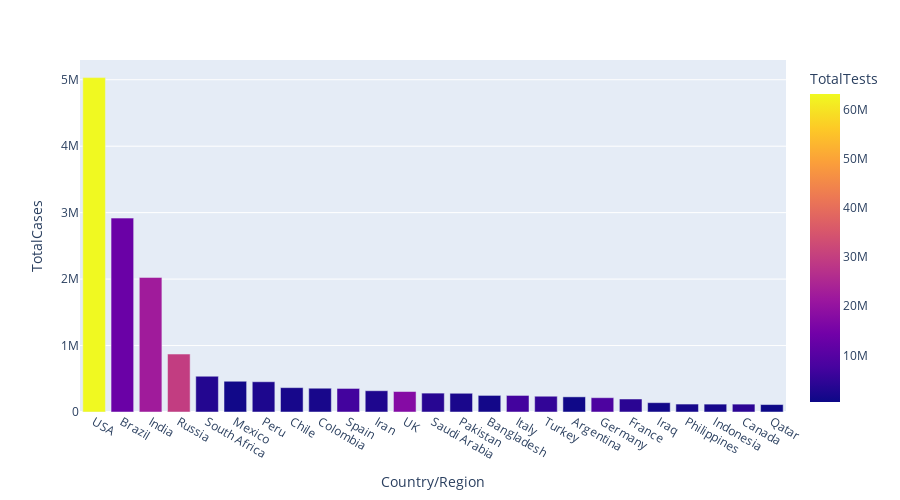

Notebook source saved alongside this figure:
### Markdown cell above
Plotting data of top 25 countries, with respect to Total cases reported. Color shows the total tests performed.

### Code cell
px.bar(covid_dataset.head(25),x='Country/Region',y='TotalCases',hover_data=['Country/Region', 'Continent'],color='TotalTests',height=500)

### Figure 1 — Plotly figure (JSON) as saved in the notebook; plotly's stock layout.template omitted (floating-point values rounded to 4 significant figures)
{"data": [{"alignmentgroup": "True", "customdata": [["North America"], ["South America"], ["Asia"], ["Europe"], ["Africa"], ["North America"], ["South America"], ["South America"], ["South America"], ["Europe"], ["Asia"], ["Europe"], ["Asia"], ["Asia"], ["Asia"], ["Europe"], ["Asia"], ["South America"], ["Europe"], ["Europe"], ["Asia"], ["Asia"], ["Asia"], ["North America"], ["Asia"]], "hovertemplate": "Country/Region=%{x}<br>TotalCases=%{y}<br>Continent=%{customdata[0]}<br>TotalTests=%{marker.color}<extra></extra>", "legendgroup": "", "marker": {"color": [63139605, 13206188, 22149351, 29716907, 3149807, 1056915, 2493429, 1760615, 1801835, 7064329, 2612763, 17515234, 3635705, 2058872, 1225124, 7099713, 5081802, 794544, 8586648, 3992206, 1092741, 1669996, 1633156, 4319172, 511000], "coloraxis": "coloraxis", "pattern": {"shape": ""}}, "name": "", "offsetgroup": "", "orientation": "v", "showlegend": false, "textposition": "auto", "type": "bar", "x": ["USA", "Brazil", "India", "Russia", "South Africa", "Mexico", "Peru", "Chile", "Colombia", "Spain", "Iran", "UK", "Saudi Arabia", "Pakistan", "Bangladesh", "Italy", "Turkey", "Argentina", "Germany", "France", "Iraq", "Philippines", "Indonesia", "Canada", "Qatar"], "xaxis": "x", "y": [5032179, 2917562, 2025409, 871894, 538184, 462690, 455409, 366671, 357710, 354530, 320117, 308134, 284226, 281863, 249651, 249204, 237265, 228195, 215210, 195633, 140603, 119460, 118753, 118561, 112092], "yaxis": "y"}], "layout": {"barmode": "relative", "coloraxis": {"colorbar": {"title": {"text": "TotalTests"}}, "colorscale": [[0, "#0d0887"], [0.1111, "#46039f"], [0.2222, "#7201a8"], [0.3333, "#9c179e"], [0.4444, "#bd3786"], [0.5556, "#d8576b"], [0.6667, "#ed7953"], [0.7778, "#fb9f3a"], [0.8889, "#fdca26"], [1, "#f0f921"]]}, "height": 500, "legend": {"tracegroupgap": 0}, "margin": {"t": 60}, "xaxis": {"anchor": "y", "domain": [0, 1], "title": {"text": "Country/Region"}}, "yaxis": {"anchor": "x", "domain": [0, 1], "title": {"text": "TotalCases"}}}}
